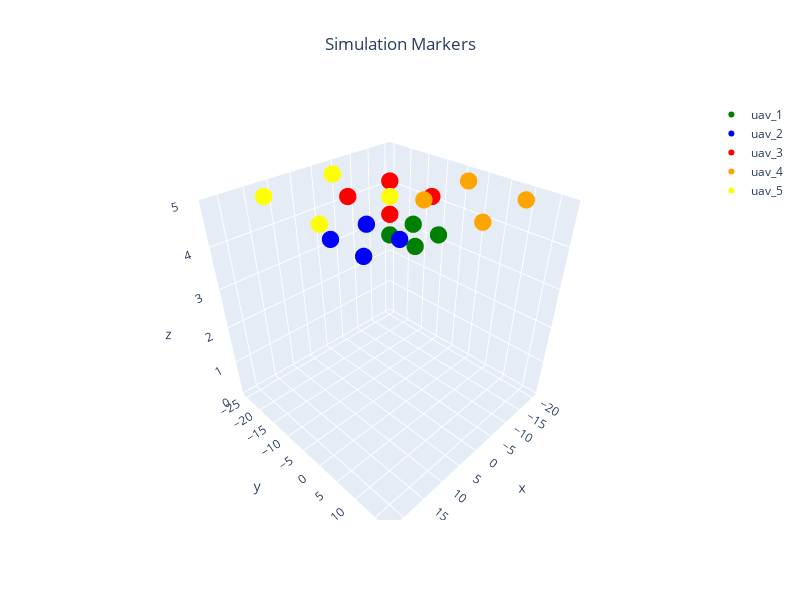

Notebook code for this chart:
### Markdown cell above
## Create Plans

### Code cell
offsets = [ #east, north, up, heading
    (5, 5, 0, 90), 
    (10, 0, 0, 45),
    (-5, -10, 0, 225),
    (-15, 0, 0, 0),
    (0, -20, 0, 0),
]

n_uavs = len(offsets)


local_paths=[Plan.create_square_path(side_len=dist,alt= 5) for dist in (5,7,10,12,15)]

homes=np.array([offset[:3] for offset in offsets])
gcs=GCS(positions=homes.copy())

global_paths=[local2global(np.array(path), home,pairwise=True) for path,home in zip(local_paths,homes)]

plans=[Plan.basic(wps=path,alt=5,wp_margin=0.5) for path in local_paths]


colors=['Green','Blue','Red','Orange','Yellow',]
markers = {f'uav_{i+1}': {'pos':global_paths[i],'color':colors[i]} for i in range(n_uavs)}


if simulator == 'QGroundControl':
    qgc_origin=(-35.3633245,149.1652241,0,0)
    spawns=find_spawns(qgc_origin, offsets)
    add_qgc_links(n=n_uavs)
    

plot_3d_interactive(markers,title='Simulation Markers',expand=[0.2,0.2,0.6],ground=-0.05)

### Figure 1 — Plotly figure (JSON) as saved in the notebook; plotly's stock layout.template omitted (floating-point values rounded to 4 significant figures)
{"data": [{"marker": {"color": "Green", "size": 6}, "mode": "markers", "name": "uav_1", "type": "scatter3d", "x": [5, 5, 10, 10, 5], "y": [5, 10, 10, 5, 5], "z": [5, 5, 5, 5, 5]}, {"marker": {"color": "Blue", "size": 6}, "mode": "markers", "name": "uav_2", "type": "scatter3d", "x": [10, 10, 17, 17, 10], "y": [0, 7, 7, 0, 0], "z": [5, 5, 5, 5, 5]}, {"marker": {"color": "Red", "size": 6}, "mode": "markers", "name": "uav_3", "type": "scatter3d", "x": [-5, -5, 5, 5, -5], "y": [-10, 0, 0, -10, -10], "z": [5, 5, 5, 5, 5]}, {"marker": {"color": "Orange", "size": 6}, "mode": "markers", "name": "uav_4", "type": "scatter3d", "x": [-15, -15, -3, -3, -15], "y": [0, 12, 12, 0, 0], "z": [5, 5, 5, 5, 5]}, {"marker": {"color": "Yellow", "size": 6}, "mode": "markers", "name": "uav_5", "type": "scatter3d", "x": [0, 0, 15, 15, 0], "y": [-20, -5, -5, -20, -20], "z": [5, 5, 5, 5, 5]}], "layout": {"height": 600, "scene": {"xaxis": {"range": [-21.4, 23.4], "title": {"text": "x"}}, "yaxis": {"range": [-26.4, 18.4], "title": {"text": "y"}}, "zaxis": {"range": [-0.05, 5], "title": {"text": "z"}}}, "title": {"text": "Simulation Markers", "x": 0.5, "xanchor": "center"}, "width": 800}}
